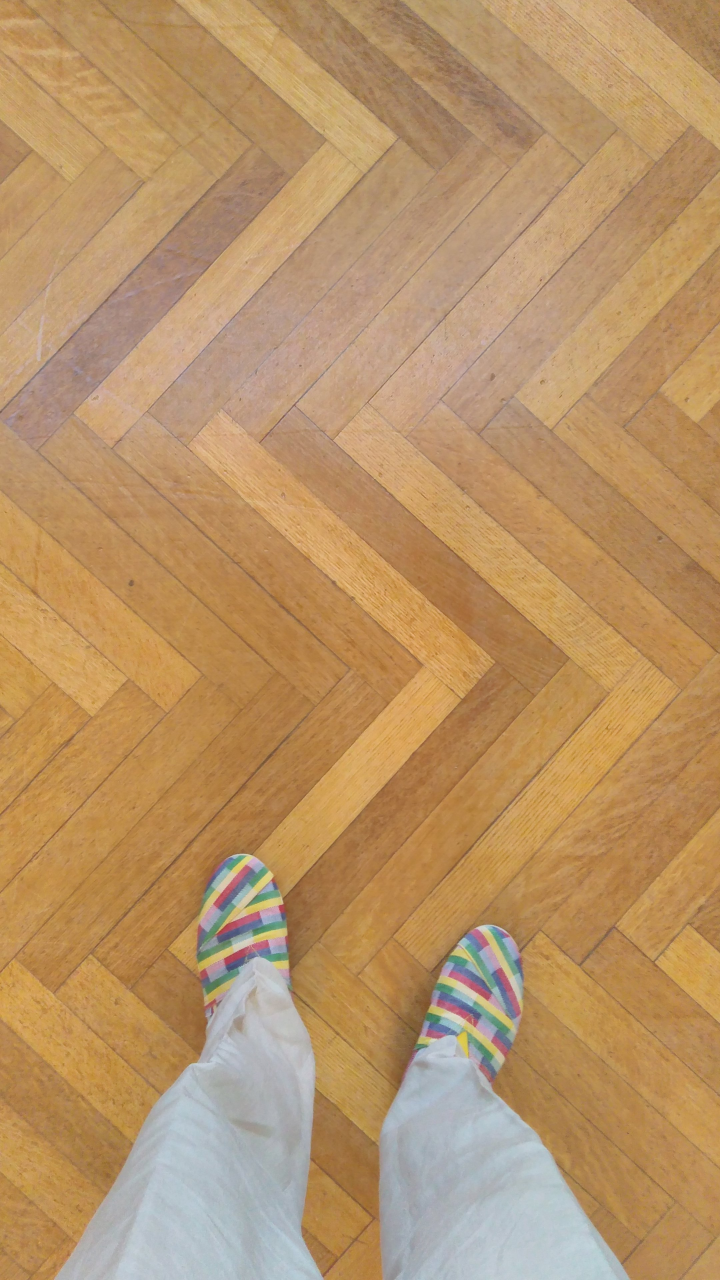
%> input picture assignment4/questions/RISHLibrary1.jpg, 2160 x 3840 px (shown at 1/3 size)
$ octave corner_helper.m   (GNU Octave 9; MATLAB toolbox functions it lacks are replaced by stand-ins)
%> lines starting %> are read from the running program, lines starting %| are printed output that depends on the picture
scale_factor = 0.5;

% image1_path = 'Chase1.jpg'; image2_path = 'Chase2.jpg';
% image1_path = 'LaddObservatory1.jpg'; image2_path = 'LaddObservatory2.jpg';
image1_path = 'RISHLibrary1.jpg'; image2_path = 'RISHLibrary2.jpg';

image1 = imread(image1_path);
image2 = imread(image2_path);
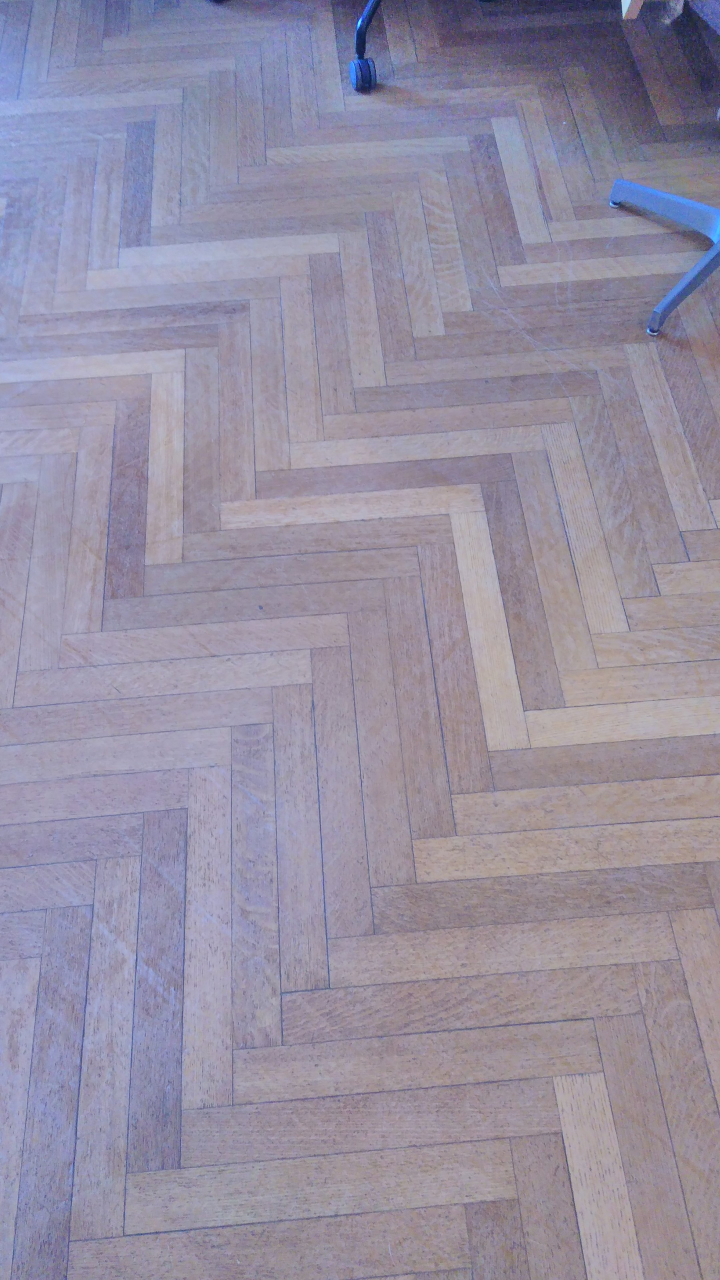
%> input picture assignment4/questions/RISHLibrary2.jpg, 2160 x 3840 px (shown at 1/3 size)

image1_gray = im2single( imresize( rgb2gray(image1), scale_factor, 'bilinear') );
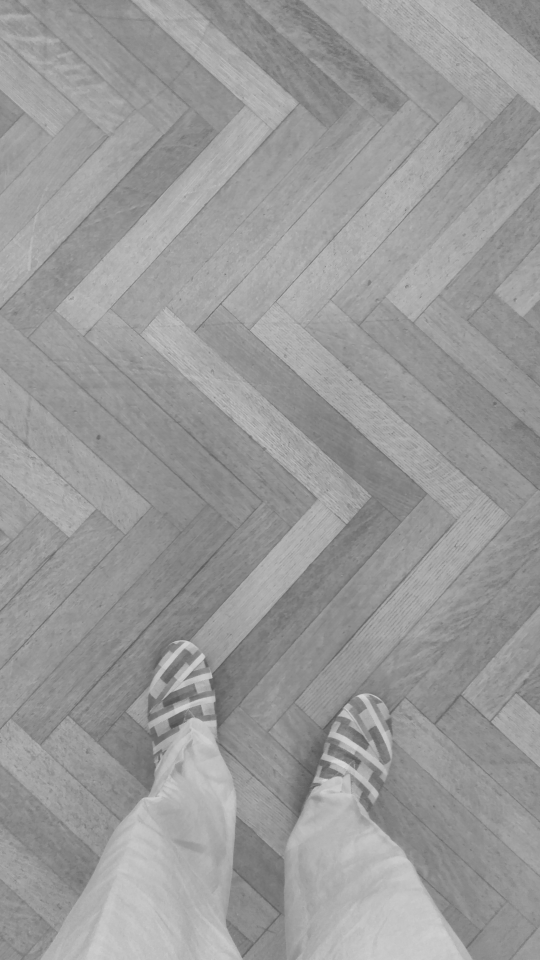
%> image1_gray: size 1920x1080 single (shown at 1/2 size); min 0.298, max 0.851, mean 0.602
image2_gray = im2single( imresize( rgb2gray(image2), scale_factor, 'bilinear') );
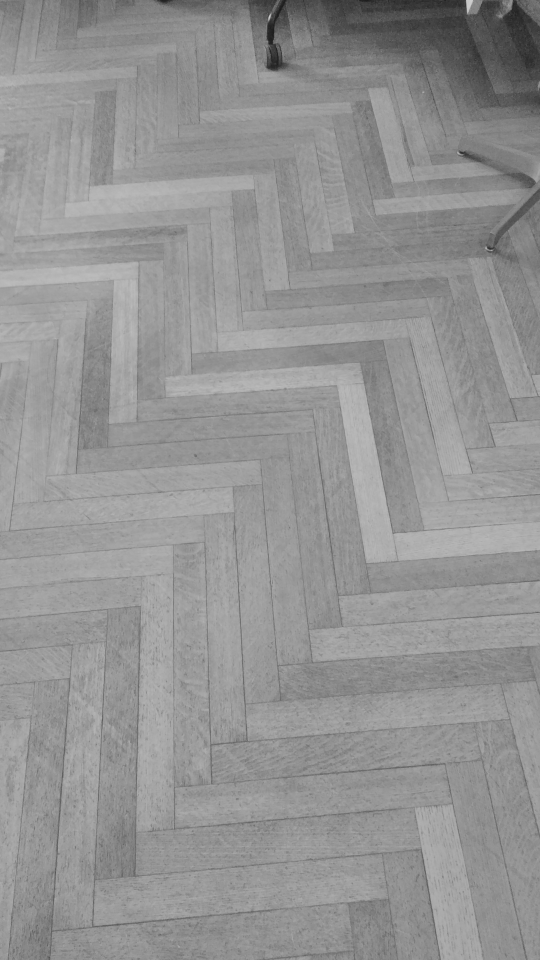
%> image2_gray: size 1920x1080 single (shown at 1/2 size); min 0.0902, max 0.816, mean 0.579

C1 = corner(image1_gray, 1000);
%> C1 = 771 rows, first 12: [425 1356; 401 1411; 419 1360; 688 1416; 716 1393; 713 1541; 443 609; 553 604; 678 1432; 348 1286; 337 1439; 388 1368]
C2 = corner(image2_gray, 1000);
%> C2 = 1000 rows, first 12: [985 501; 975 497; 973 495; 936 27; 542 29; 538 40; 927 310; 916 305; 1023 19; 537 84; 980 500; 548 87]

%> (the run ends here)
